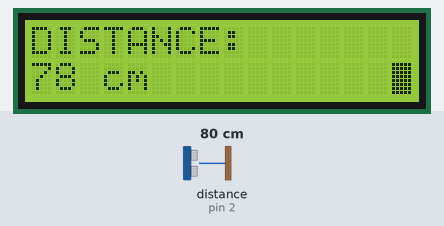
The sketch below on a simulated Arduino Uno, built with avr-gcc and run on an emulated ATmega328P. Shown: 16×2 character LCD. Wiring (inferred from the names in the program): ultrasonic range finder: trigger pin 3; echo pin 2. Inputs (shaded band) come from the test bench; at power-on: distance to the obstacle (sensor on pin 2) 80 cm. The echo pulse lasts 58.3 µs per cm; what the sketch prints to the serial monitor is not drawn.

Above: at 1.2 s.
1.3 s: distance to the obstacle (sensor on pin 2) set to 2 cm
At 2.1 s:
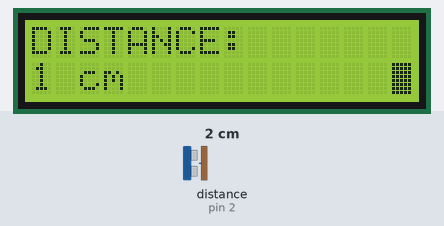
3.0 s: distance to the obstacle (sensor on pin 2) set to 4 cm
At 3.6 s:
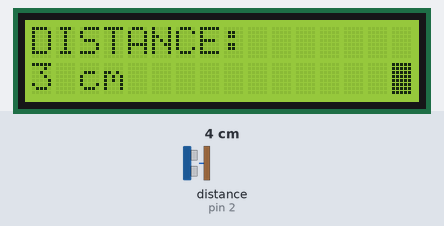
4.5 s: distance to the obstacle (sensor on pin 2) set to 9 cm
At 5.1 s:
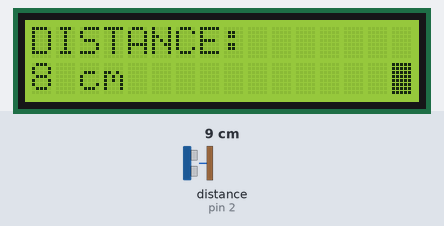
Timing chart, 0 to 7.5 s (numbered marks = the images above; inputs shaded):
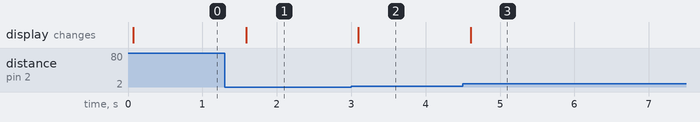

The sketch:

main.ino
```cpp
/*
HC-SR04 Ping distance sensor
VCC to arduino 5v
GND to arduino GND
Echo to Arduino pin 3
Trig to Arduino pin 2
*/

#include <LiquidCrystal.h>
LiquidCrystal lcd(7, 8, 9, 10, 11 , 12);

#define trigPin 3
#define echoPin 2

long pollingInterval = 500;

void setup() {
  Serial.begin (9600);
  pinMode(trigPin, OUTPUT);
  pinMode(echoPin, INPUT);
  lcd.begin(16, 2);
  lcd.blink();
  lcd.setCursor(0,0);
  lcd.print("DISTANCE:");
}

long getPromiximityDuration () {
  digitalWrite(trigPin, LOW);
  delayMicroseconds(2);
  digitalWrite(trigPin, HIGH);
  delayMicroseconds(10);
  digitalWrite(trigPin, LOW);

  return pulseIn(echoPin, HIGH);
}

long calculateDistance (long duration) {
  return duration * 0.034 / 2;
}

void outputDistance (long distance) {
  // clear line
  lcd.setCursor(0,1);
  lcd.print("       ");

  lcd.setCursor(0,1);
  lcd.print(String(distance) + " cm");
  lcd.setCursor(15,1);
}

void loop() {
  long duration, distance;

  duration = getPromiximityDuration();
  distance = calculateDistance(duration);

  if (distance >= 200 || distance <= 0) {
    Serial.println(0);
  }
  else {
    Serial.println(distance);
    outputDistance(distance);
  }

  delay(pollingInterval);
}
```

Measured:
- after the input at 1.3 s, the display: changes after 0.29 s (image 1)
- after the input at 3.0 s, the display: changes after 0.10 s (image 2)
- after the input at 4.5 s, the display: changes after 0.11 s (image 3)
